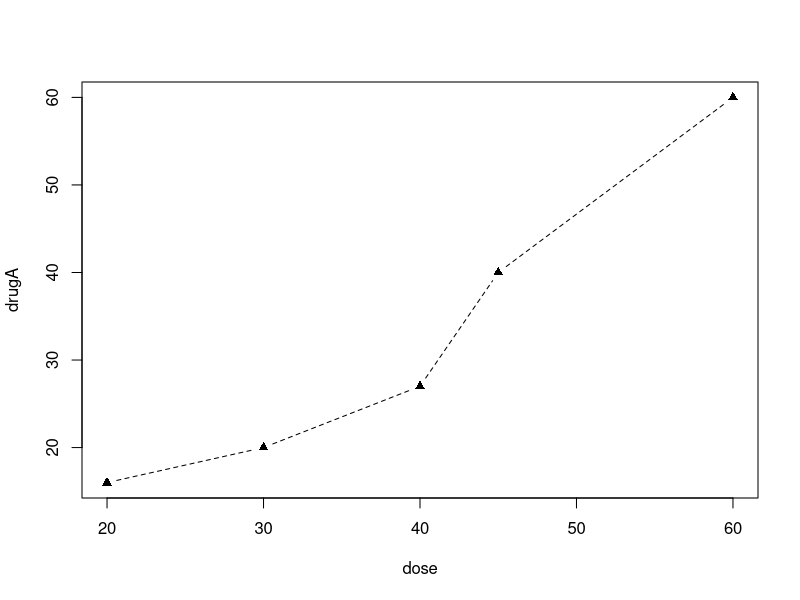
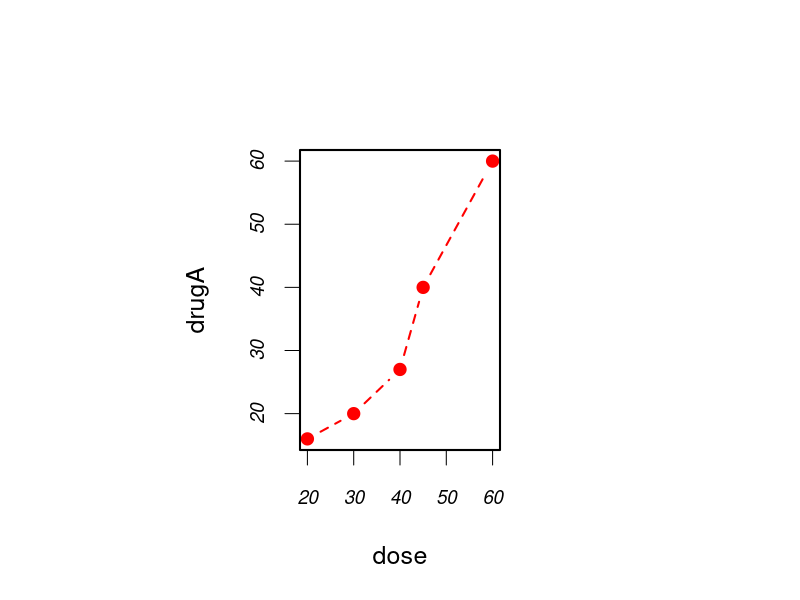
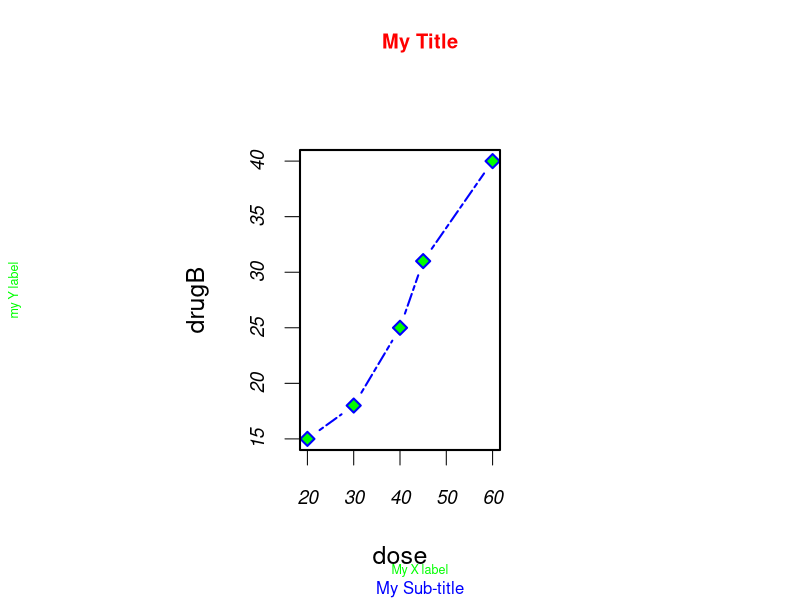
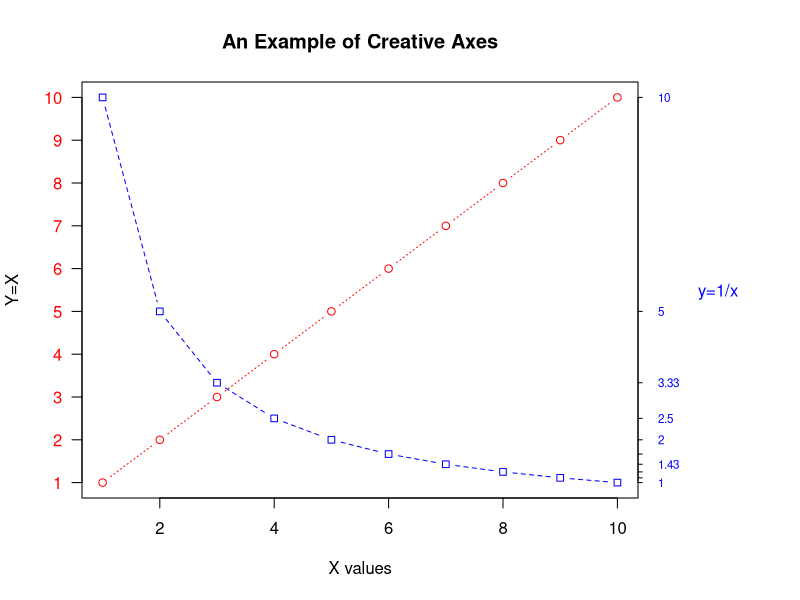
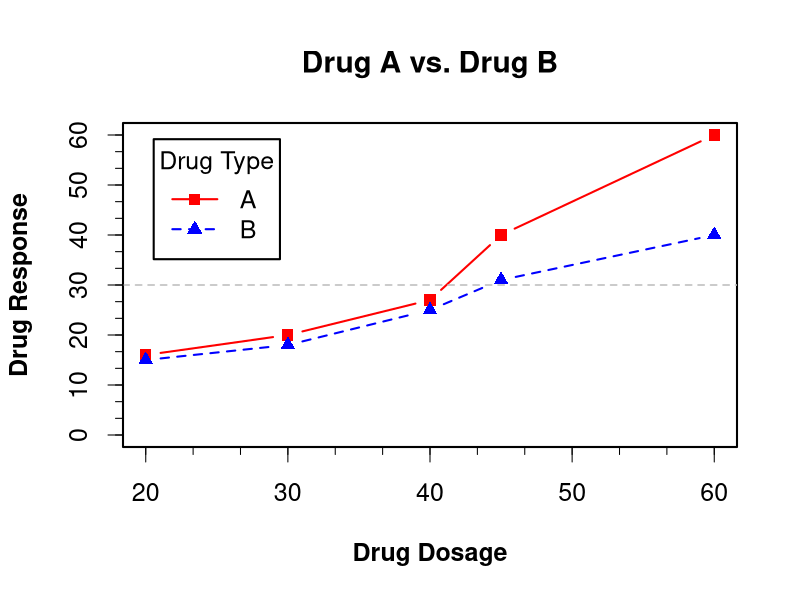
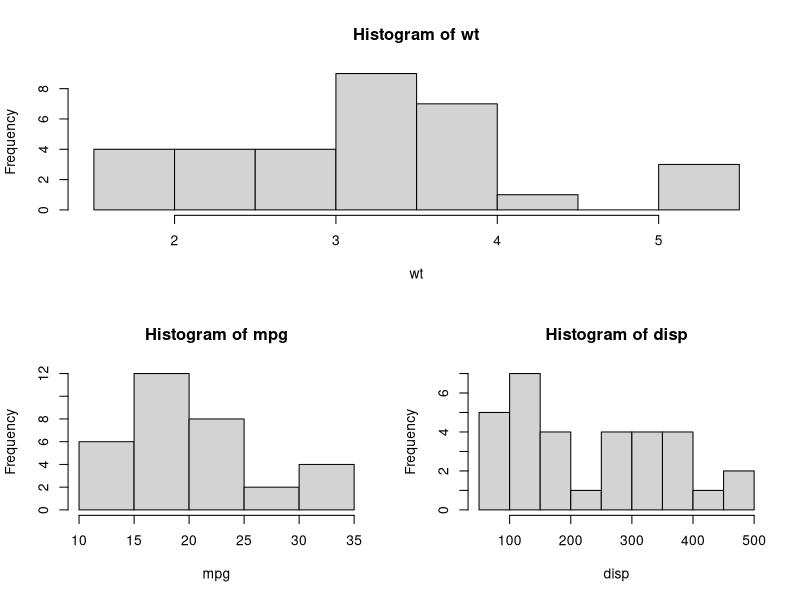
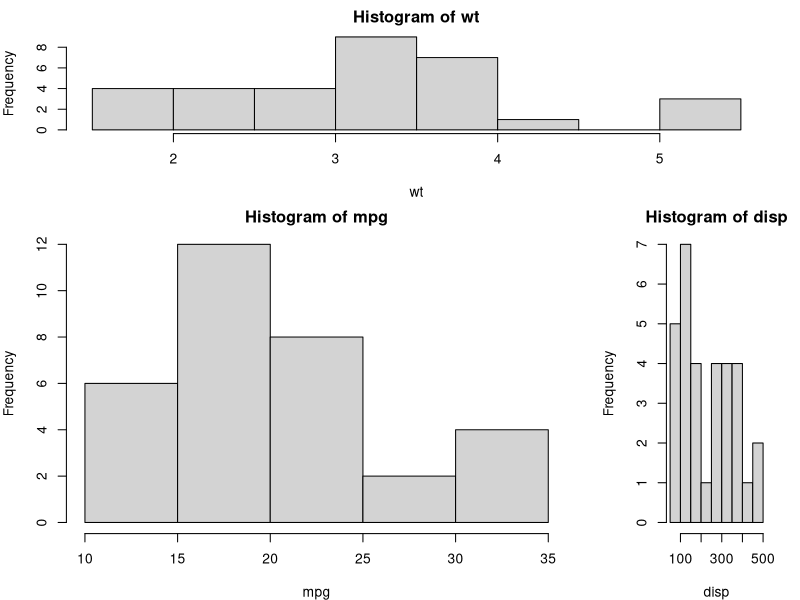
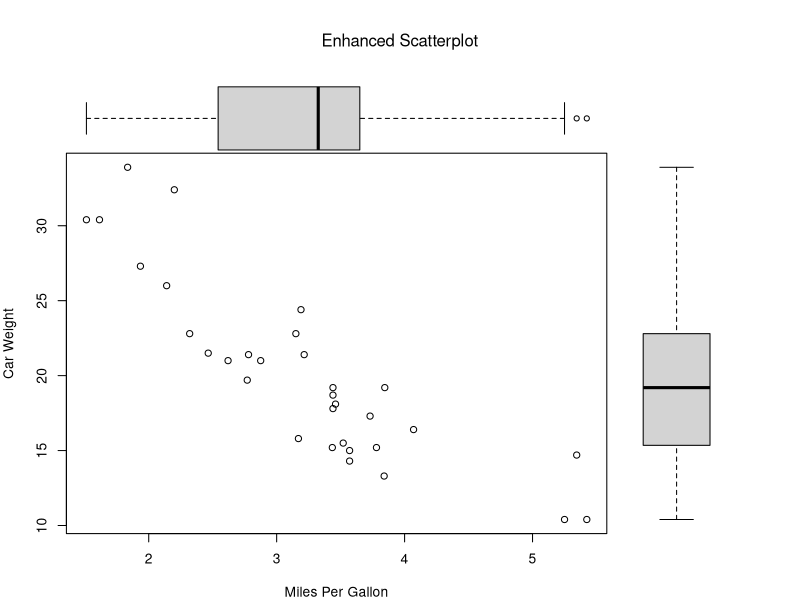

R code for these plots, in order:
#图形初阶

#===========使用图形================

#保存图形
pdf("mygraph.pdf")
  attach(mtcars)
  plot(wt, mpg)
  abline(lm(mpg~wt))
  title("Regression of MPG on Weight")
  detach(mtcars)
dev.off()
getwd()

# pdf()/ win.metafile(), png(), jpeg(), bmp(), tiff(), xfig(), postscript()

#============图形参数================
# par(optionname=value,  optionname=name, ...)
# 不加参数的执行par将生成一个含有当前图形参数设置的列表
# 添加no.readyonly=TRUE可以生成一个可以修改的当前图形参数列表

dose<-c(20, 30, 40, 45, 60)
drugA<-c(16, 20, 27, 40, 60)
drugB<-c(15, 18, 25, 31, 40)

opar<-par(no.readonly=TRUE) # 复制了当前的图形参数设置
par(lty=2, pch=17) #将默认的线条类型修改为虚线，将点符号修改为实心三角
plot(dose, drugA, type="b") #绘制图形
par(opar) # 还原了原始设置

#==============颜色===================
# col --->>> 默认的绘图颜色
# col.axis--->>>坐标轴刻度文字的颜色
# col.lab --->>>坐标轴标签（名称）的颜色
# col.main --->>> 标题颜色
# col.sub --->>> 副标题颜色
# fg --->>>图形的前景颜色
# bg --->>> 图形的背景颜色

#==============文本属性=================
# cex --->>>表示相对于默认大小缩放倍数的数值
# cex.axis --->>> 坐标轴刻度文字的缩放倍数
# cex.lab --->>>坐标轴标签（名称）的缩放倍数
# cex.main --->>>标题的缩放倍数
# cex.sub --->>>副标题的缩放倍数

#==============图形尺寸和边界尺寸=========
# pin --->>>以英寸表示图形尺寸
# mai --->>>以数值向量表示的边界大小，顺序为“下，左，上，右”，单位为英寸
# mar --->>>以数值向量表示的边界大小，顺序同上，单位为英分，默认值为c(5, 4, 4, 2)+.1

opar<-par(no.readonly = TRUE)
par(pin=c(2, 3))
par(lwd=2, cex=1.5)
par(cex.axis=.75, font.axis=3)
plot(dose, drugA, type="b", pch=19, lty=2, col="red")
plot(dose, drugB, type="b", pch=23, lty=6, col="blue", bg="green")
par(opar)

#================标题===================
title(main="My Title", col.main="red", 
      sub="My Sub-title", col.sub="blue", 
      xlab="My X label", ylab="my Y label", 
      col.lab="green", cex.lab=.75)

#================坐标轴=================
# side --->>> 一个整数，表示在图形的哪边绘制坐标轴(1=下，2=左，3=上，4=下)
# at --->>>一个数值型向量，表示需要绘制刻度线的位置
# labels --->>> 一个字符型向量，表示置于刻度线旁边的文字标签
# pos --->>>坐标轴线绘制位置的坐标 （即与另一条坐标轴相交位置的值）
# lty --->>> 线条类型
# col --->>>线条和刻度线颜色
# las --->>>标签是否平行于(=0)或垂直于(=2)坐标轴
# tck --->>>刻度线的长度

x<-c(1:10)
y<-x
z<-10/x

opar<-par(no.readonly = TRUE)

par(mar=c(5, 4, 4, 8)+.1)

plot(x, y, type="b", 
     pch=21, col="red", 
     yaxt="n", lty=3, ann=FALSE)   # ann=FALSE 禁用所有标题和标签

lines(x, z, type="b", pch=22, col="blue", lty=2)

axis(2, at=x, labels=x, col.axis="red", las=2)

axis(4, at=z, labels=round(z, digits = 2), 
     col.axis="blue", las=2, cex.axis=.7, tck=-.01)

mtext("y=1/x", side=4, line=3, cex.lab=1, las=2, col="blue")

title("An Example of Creative Axes", 
     xlab="X values", 
     ylab="Y=X")
par(opar)

#===================图例===============
opar<-par(no.readonly = TRUE)

par(lwd=2, cex=1.5, font.lab=2)

plot(dose, drugA, type="b", 
     pch=15, lty=1, col="red", ylim=c(0,60), 
     main="Drug A vs. Drug B", 
     xlab="Drug Dosage", ylab="Drug Response")

lines(dose, drugB, type="b", 
      pch=17, lty=2, col="blue")

abline(h=c(30), lwd=1.5, lty=2, col="gray") # 绘制参考线

library(Hmisc)
minor.tick(nx=3, ny=3, tick.ratio = .5) #添加次要刻度线

legend("topleft", inset = .05, title="Drug Type", c("A", "B"),
       lty=c(1, 2), pch=c(15, 17), col=c("red", "blue"))
par(opar)


#====================图形的组合===============
# mfrow=c(nrows, ncols)
# nfcol=c(nrows, ncols) --->>>按列填充矩阵

attach(mtcars)
layout(matrix(c(1, 1, 2, 3), 2, 2, byrow=TRUE))
hist(wt)
hist(mpg)
hist(disp)
detach(mtcars)

par(mar=c(4,4, 2, 2))
attach(mtcars)
layout(matrix(c(1, 1, 2, 3), 2 ,2, byrow = TRUE), 
       widths = c(3, 1), heights=c(1, 2)) #widths各列宽度值组成的一个向量/ height各行高度值
hist(wt)
hist(mpg)
hist(disp)
detach(mtcars)

# FIG sample
opar<-par(no.readonly = TRUE)
par(fig=c(0, .8, 0, .8)) # c(x1, x2, y1, y2)
plot(mtcars$wt, mtcars$mpg, 
     xlab="Miles Per Gallon", 
     ylab="Car Weight")

par(fig=c(0, .8, .55, 1), new=TRUE)
boxplot(mtcars$wt, horizontal = TRUE, axes=FALSE)

par(fig=c(.65, 1, 0, .8), new=TRUE)
boxplot(mtcars$mpg, axes=FALSE)

mtext("Enhanced Scatterplot", side=3, outer=TRUE, line=-3)
par(opar)
